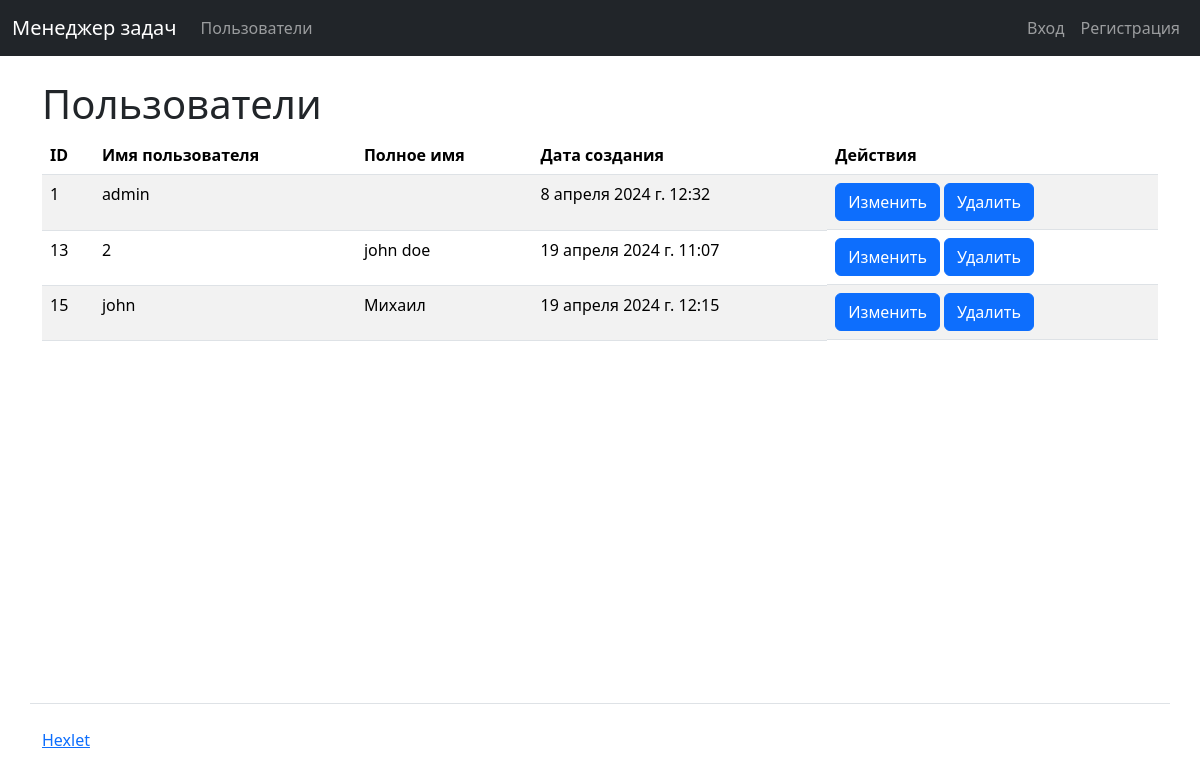
/users/, run on the app's committed database.
### task_manager/users/models.py (models this page shows)
class User(AbstractUser):
    pass

### task_manager/users/views.py (the view)
# urls.py: path('', views.UsersView.as_view(), name='users'),
class UsersView(View):
    def get(self, request):
        users = User.objects.all()
        return render(request, 'users/index.html', context={'users': users})

### task_manager/users/templates/users/index.html
{% extends "application.html" %}
{% load i18n %}
{% block header %}
    <h1>{% translate 'app_users' %}</h1>
{% endblock %}
{% block content %}
    <table class="table table-striped">
        <thead>
            <tr>
                <th>{% translate 'id' %}</th>
                <th>{% translate 'user_name' %}</th>
                <th>{% translate 'full_name' %}</th>
                <th>{% translate 'created_at' %}</th>
                <th>{% translate 'actions' %}</th>
            </tr>
        </thead>
        <tbody>
            {% for user in users %}
                <tr>
                    <td>{{ user.id }}</td>
                    <td>{{ user.username }}</td>
                    <td>{{ user.first_name}} {{user.last_name }}</td>
                    <td>{{ user.date_joined }}</td>
                    <td class="d-flex">
                        <a href="{% url 'users' %}{{ user.id }}/update/" class="btn btn-primary me-1">{% translate 'edit_user_btn' %}</a>
                        <a href="{% url 'users' %}{{ user.id }}/delete/" class="btn btn-primary me-1">{% translate 'remove' %}</a>
                    </td>
                </tr>
            {% endfor %}
        </tbody>
    </table>
{% endblock %}

### data on the page
User: id "1", username "admin", date_joined "8 апреля 2024 г. 12:32"
User: id "13", username "2", first_name "john", last_name "doe", date_joined "19 апреля 2024 г. 11:07"
User: id "15", username "john", first_name "Михаил", date_joined "19 апреля 2024 г. 12:15"
